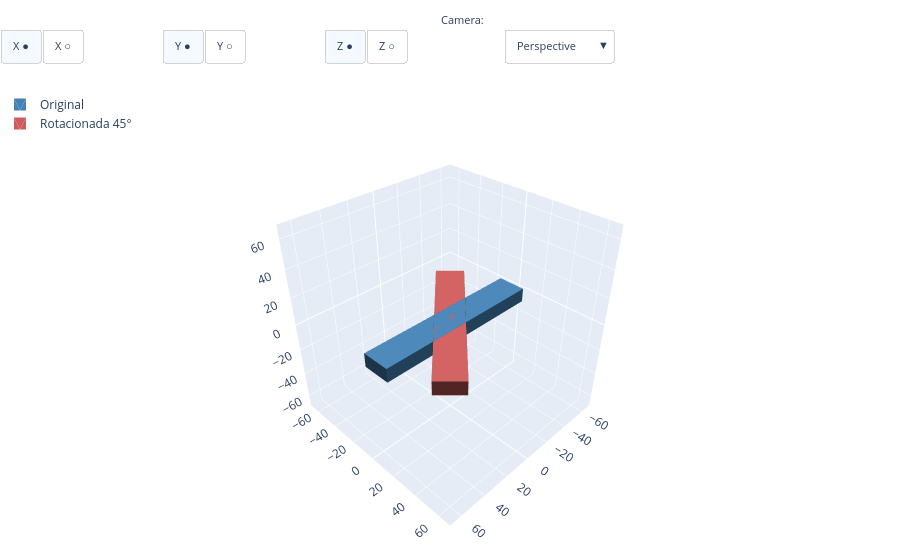

Notebook cell for this chart:
### Markdown cell above
---

## Rotacionando Objetos: `.rotate()`

Para rotacionar um sólido, usamos `.rotate()`. Diferente do CadQuery — que define o eixo com **dois pontos** — o build123d usa a classe **`b3d.Axis`**, que representa um eixo como uma origem mais uma direção. Os três eixos principais já vêm prontos como constantes:

```python
objeto.rotate(eixo, angulo)
```

| Eixo | Constante | Efeito visual |
|------|-----------|---------------|
| Z | `b3d.Axis.Z` | Girar em planta |
| X | `b3d.Axis.X` | Inclinar para frente/trás |
| Y | `b3d.Axis.Y` | Inclinar para os lados |

Para um eixo qualquer (não coincidente com os principais), cria-se um `Axis(origem, direção)` — o equivalente aos dois pontos do CadQuery, mas descrito como ponto de partida + vetor em vez de dois pontos.

### Code cell
# Placa retangular na posição original
placa_original = b3d.Box(120, 20, 10)

# A mesma placa rotacionada 45° no plano horizontal (em torno do eixo Z)
placa_girada = b3d.Box(120, 20, 10)
placa_girada = placa_girada.rotate(b3d.Axis.Z, 45)

show(
    [placa_original, placa_girada],
    names=["Original", "Rotacionada 45°"]
)

### Figure 1 — Plotly figure (JSON) as saved in the notebook; plotly's stock layout.template omitted (floating-point values rounded to 4 significant figures)
{"data": [{"color": "steelblue", "flatshading": true, "i": [1, 1, 5, 5, 11, 11, 15, 15, 19, 19, 23, 23], "j": [2, 3, 4, 6, 8, 10, 13, 12, 16, 18, 21, 20], "k": [0, 2, 6, 7, 9, 8, 12, 14, 17, 16, 20, 22], "lighting": {"ambient": 0.4, "diffuse": 0.8, "specular": 0.2}, "name": "Original", "opacity": 1, "showlegend": true, "type": "mesh3d", "x": [-60, -60, -60, -60, 60, 60, 60, 60, -60, 60, -60, 60, -60, 60, -60, 60, -60, -60, 60, 60, -60, -60, 60, 60], "y": [-10, -10, 10, 10, -10, -10, 10, 10, -10, -10, -10, -10, 10, 10, 10, 10, -10, 10, -10, 10, -10, 10, -10, 10], "z": [-5, 5, -5, 5, -5, 5, -5, 5, -5, -5, 5, 5, -5, -5, 5, 5, -5, -5, -5, -5, 5, 5, 5, 5]}, {"color": "indianred", "flatshading": true, "i": [1, 1, 5, 5, 11, 11, 15, 15, 19, 19, 23, 23], "j": [2, 3, 4, 6, 8, 10, 13, 12, 16, 18, 21, 20], "k": [0, 2, 6, 7, 9, 8, 12, 14, 17, 16, 20, 22], "lighting": {"ambient": 0.4, "diffuse": 0.8, "specular": 0.2}, "name": "Rotacionada 45°", "opacity": 1, "showlegend": true, "type": "mesh3d", "x": [-35.36, -35.36, -49.5, -49.5, 49.5, 49.5, 35.36, 35.36, -35.36, 49.5, -35.36, 49.5, -49.5, 35.36, -49.5, 35.36, -35.36, -49.5, 49.5, 35.36, -35.36, -49.5, 49.5, 35.36], "y": [-49.5, -49.5, -35.36, -35.36, 35.36, 35.36, 49.5, 49.5, -49.5, 35.36, -49.5, 35.36, -35.36, 49.5, -35.36, 49.5, -49.5, -35.36, 35.36, 49.5, -49.5, -35.36, 35.36, 49.5], "z": [-5, 5, -5, 5, -5, 5, -5, 5, -5, -5, 5, 5, -5, -5, 5, 5, -5, -5, -5, -5, 5, 5, 5, 5]}], "layout": {"annotations": [{"font": {"size": 11}, "showarrow": false, "text": "Axes:", "x": -0.01, "xanchor": "right", "xref": "paper", "y": 1.17, "yref": "paper"}, {"font": {"size": 11}, "showarrow": false, "text": "Camera:", "x": 0.54, "xanchor": "right", "xref": "paper", "y": 1.17, "yref": "paper"}], "legend": {"x": 0, "y": 1}, "margin": {"b": 0, "l": 0, "r": 0, "t": 90}, "scene": {"aspectmode": "manual", "aspectratio": {"x": 1, "y": 1, "z": 1}, "camera": {"eye": {"x": 1.5, "y": 1.5, "z": 1.5}, "projection": {"type": "perspective"}, "up": {"x": 0, "y": 0, "z": 1}}, "xaxis": {"backgroundcolor": "rgb(230, 236, 245)", "gridcolor": "white", "gridwidth": 1, "range": [-69, 69], "showbackground": true, "showgrid": true, "showline": false, "showspikes": true, "showticklabels": true, "title": {"text": ""}, "zeroline": true, "zerolinecolor": "white", "zerolinewidth": 2}, "yaxis": {"backgroundcolor": "rgb(230, 236, 245)", "gridcolor": "white", "gridwidth": 1, "range": [-69.0, 69.0], "showbackground": true, "showgrid": true, "showline": false, "showspikes": true, "showticklabels": true, "title": {"text": ""}, "zeroline": true, "zerolinecolor": "white", "zerolinewidth": 2}, "zaxis": {"backgroundcolor": "rgb(230, 236, 245)", "gridcolor": "white", "gridwidth": 1, "range": [-69, 69], "showbackground": true, "showgrid": true, "showline": false, "showspikes": true, "showticklabels": true, "title": {"text": ""}, "zeroline": true, "zerolinecolor": "white", "zerolinewidth": 2}}, "updatemenus": [{"active": 0, "bgcolor": "white", "bordercolor": "lightgray", "buttons": [{"args": [{"scene.xaxis": {"backgroundcolor": "rgb(230, 236, 245)", "gridcolor": "white", "gridwidth": 1, "range": [-69, 69], "showbackground": true, "showgrid": true, "showline": false, "showspikes": true, "showticklabels": true, "title": {"text": ""}, "zeroline": true, "zerolinecolor": "white", "zerolinewidth": 2}}], "label": "X ●", "method": "relayout"}, {"args": [{"scene.xaxis": {"range": [-69, 69], "showbackground": false, "showgrid": false, "showline": false, "showspikes": false, "showticklabels": false, "title": {"text": ""}, "zeroline": false}}], "label": "X ○", "method": "relayout"}], "direction": "right", "font": {"size": 11}, "showactive": true, "type": "buttons", "x": 0, "xanchor": "left", "y": 1.13, "yanchor": "top"}, {"active": 0, "bgcolor": "white", "bordercolor": "lightgray", "buttons": [{"args": [{"scene.yaxis": {"backgroundcolor": "rgb(230, 236, 245)", "gridcolor": "white", "gridwidth": 1, "range": [-69.0, 69.0], "showbackground": true, "showgrid": true, "showline": false, "showspikes": true, "showticklabels": true, "title": {"text": ""}, "zeroline": true, "zerolinecolor": "white", "zerolinewidth": 2}}], "label": "Y ●", "method": "relayout"}, {"args": [{"scene.yaxis": {"range": [-69.0, 69.0], "showbackground": false, "showgrid": false, "showline": false, "showspikes": false, "showticklabels": false, "title": {"text": ""}, "zeroline": false}}], "label": "Y ○", "method": "relayout"}], "direction": "right", "font": {"size": 11}, "showactive": true, "type": "buttons", "x": 0.18, "xanchor": "left", "y": 1.13, "yanchor": "top"}, {"active": 0, "bgcolor": "white", "bordercolor": "lightgray", "buttons": [{"args": [{"scene.zaxis": {"backgroundcolor": "rgb(230, 236, 245)", "gridcolor": "white", "gridwidth": 1, "range": [-69, 69], "showbackground": true, "showgrid": true, "showline": false, "showspikes": true, "showticklabels": true, "title": {"text": ""}, "zeroline": true, "zerolinecolor": "white", "zerolinewidth": 2}}], "label": "Z ●", "method": "relayout"}, {"args": [{"scene.zaxis": {"range": [-69, 69], "showbackground": false, "showgrid": false, "showline": false, "showspikes": false, "showticklabels": false, "title": {"text": ""}, "zeroline": false}}], "label": "Z ○", "method": "relayout"}], "direction": "right", "font": {"size": 11}, "showactive": true, "type": "buttons", "x": 0.36, "xanchor": "left", "y": 1.13, "yanchor": "top"}, {"active": 0, "bgcolor": "white", "bordercolor": "lightgray", "buttons": [{"args": [{"scene.aspectmode": "manual", "scene.aspectratio": {"x": 1, "y": 1, "z": 1}, "scene.camera": {"eye": {"x": 1.5, "y": 1.5, "z": 1.5}, "projection": {"type": "perspective"}, "up": {"x": 0, "y": 0, "z": 1}}}], "label": "Perspective", "method": "relayout"}, {"args": [{"scene.aspectmode": "manual", "scene.aspectratio": {"x": 1, "y": 1, "z": 1}, "scene.camera": {"eye": {"x": 2.5, "y": 2.5, "z": 2.5}, "projection": {"type": "orthographic"}, "up": {"x": 0, "y": 0, "z": 1}}}], "label": "Orthographic", "method": "relayout"}], "direction": "down", "font": {"size": 11}, "showactive": true, "type": "dropdown", "x": 0.56, "xanchor": "left", "y": 1.13, "yanchor": "top"}]}}
